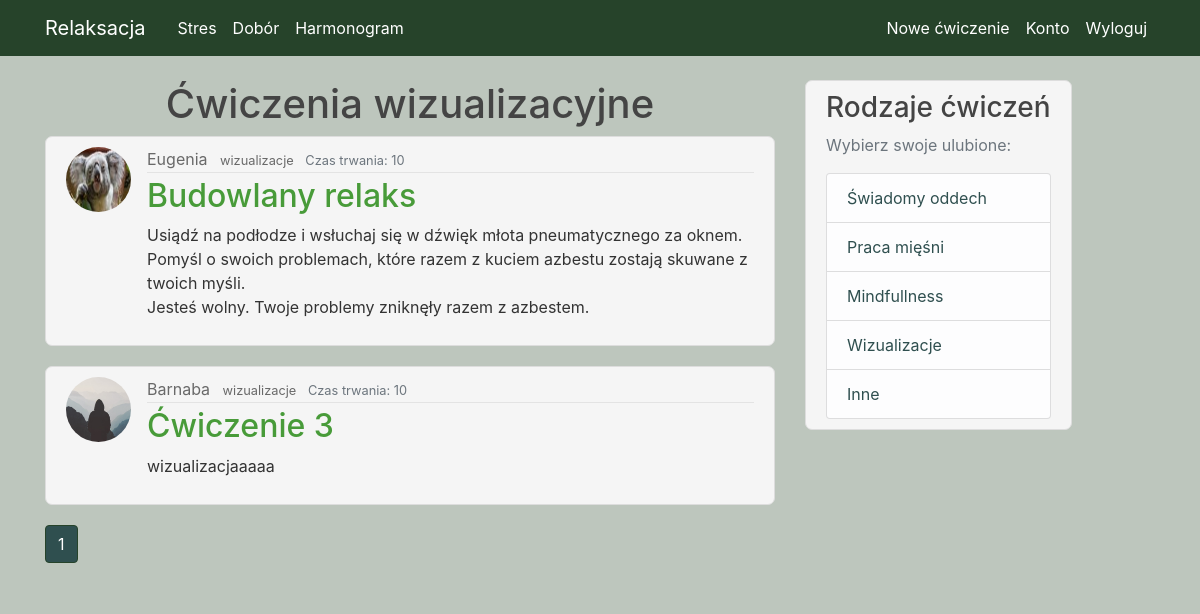
The page /wizualizacje (signed in) on the database as committed earlier.
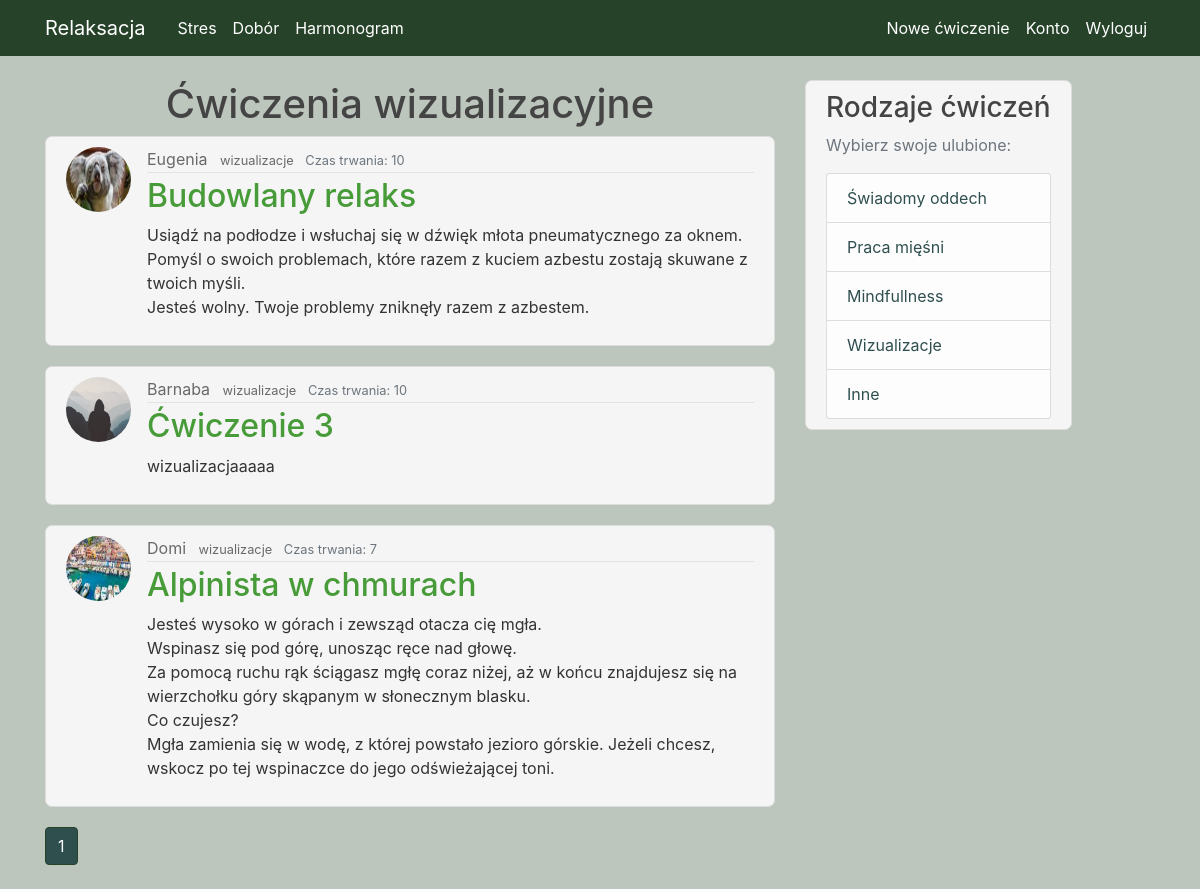
The same page on the database as committed later.
### Relaks/models.py (models this page shows, shortened)
class Post(db.Model):
    id = db.Column(db.Integer, primary_key=True, autoincrement=True)
    name = db.Column(db.String(100), nullable=True)
    category = db.Column(db.String(100), nullable=True)
    time = db.Column(db.Integer, nullable=True)
    content = db.Column(db.Text, nullable=True)
    user_id = db.Column(db.Integer, db.ForeignKey('user.id'), nullable=False)

class User(db.Model, UserMixin):
    id = db.Column(db.Integer, primary_key=True)
    username = db.Column(db.String(20), unique=True, nullable=False)
    email = db.Column(db.String(120), unique=True, nullable=False)
    image_file = db.Column(db.String(20), nullable=False, default='default.jpg')
    password = db.Column(db.String(60), nullable=False)
    posts = db.relationship('Post', backref='author', lazy=True)

### Relaks/routes.py (the view)
@app.route("/wizualizacje", methods=['GET', 'POST'])
@login_required
def wizualizacje():
    page = request.args.get('page', 1, type=int)
    post = Post.query.filter(
        Post.category == 'wizualizacje').paginate(page=page, per_page=3)
    return render_template('wizualizacje.html', title='Wizualizacje', post=post)

### Relaks/models.py (called while the page is built)
@login_manager.user_loader
def load_user(user_id):
    return User.query.get(int(user_id))

### Relaks/templates/wizualizacje.html (shortened to what this page needs)
{% extends "layout.html" %}
{% block content %}
    <h1 style="text-align: center" > Ćwiczenia wizualizacyjne </h1>
     {% for post in post.items %}
          <article class="media content-section">
          <img class="rounded-circle article-img" src="{{ url_for('static', filename='photo/' + post.author.image_file) }}">
          <div class="media-body">
            <div class="article-metadata">
              <a class="mr-2" href="#">{{ post.author.username }}</a>
              <small class="article-category">
          <a
            class="mr-2"
            href="{{ url_for('wizualizacje', category=post.category) }}"
            >{{ post.category }}</a>
                </small>
                <small class="text-muted">Czas trwania: {{ post.time }}</small>
            </div>
            <h2> <a class="article-title" href="{{ url_for('post', post_id=post.id) }}">{{ post.name}}</a> </h2>
            <p class="article-content">{{ post.content }}</p>
          </div>
        </article>
    {% endfor %}
      {% for page_num in post.iter_pages(left_edge=1, right_edge=1, left_current=1, right_current=2) %}
        {% if page_num %}
            {% if post.page == page_num %}
                <a class="btn btn-info mb-4" style="background-color: darkslategrey; border-color: #26432a" href="{{ url_for('wizualizacje', page=page_num)  }}"> {{ page_num }}</a>
             {% else %}
                <a class="btn btn-outline-info mb-4" style="background-color: darkslategrey; border-color: #26432a; " href="{{ url_for('wizualizacje', page=page_num)  }}"> {{ page_num }}</a>
             {% endif %}
        {% endif %}
    {% endfor %}
{% endblock content %}

Rows that differ between the two databases and show on the page:
added Post: image_file (picture), author.username "Domi", category "wizualizacje", time "7", name "Alpinista w chmurach", content "Jesteś wysoko w górach i zewsząd otacza cię mgła. Wspinasz się pod górę, unosząc ręce nad głowę. Za pomocą ruchu rąk ściągasz mgłę coraz niżej, aż w końcu znajdujesz się na wierzchołku góry skąpanym w słonecznym blasku. Co czujesz? Mgła zamienia się w wodę, z której powstało jezioro górskie. Jeżeli chcesz, wskocz po tej wspinaczce do jego odświeżającej toni."
